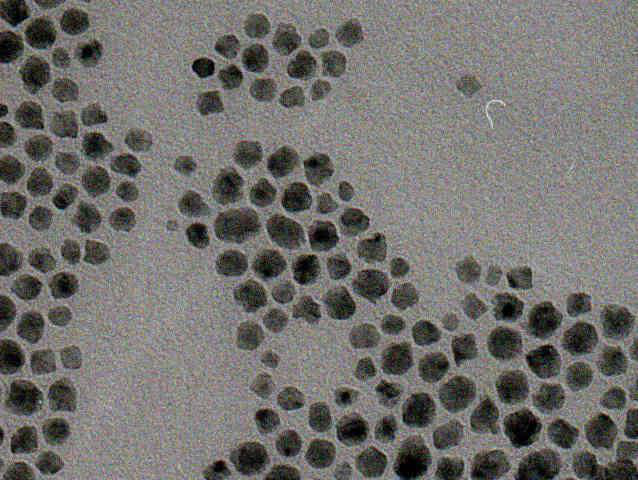
#> input picture ImageProcessing_ComputerVision/ImageProcessing/1.2.png, 638 x 480 px
$ python _20180323_12_Image_segmentation_denoising_filling.py
#> lines starting #> are read from the running program, lines starting #| are printed output that depends on the picture; after the words box and inside, x2 and y2 are one past the last pixel; in counts of white or black regions, pixels touching at a corner belong together
#encoding:utf-8

import cv2
import numpy as np
import matplotlib.pyplot as plt

#对所给图像进行分割(阈值法）
img = cv2.imread('1.2.png',0) #直接读为灰度图像
#> img: shape (480, 638); min 0, max 230, mean 112.7
ret,thresh1 = cv2.threshold(img,127,255,cv2.THRESH_BINARY)     #实现二值法
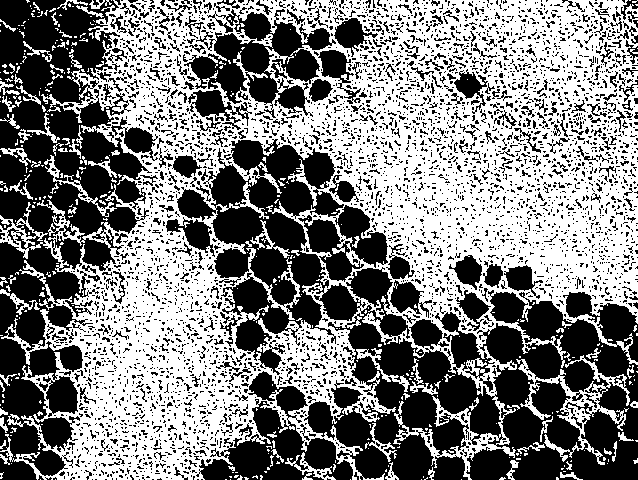
#> thresh1: shape (480, 638); 50.3% white; 4301 black regions (3977 under 20 px), largest, box (x1, y1, x2, y2) and area: (177, 139, 638, 480) 57770, (0, 0, 152, 480) 36907, (184, 9, 336, 118) 7351
cv2.imshow("image binaryzation", np.hstack([thresh1]))
cv2.waitKey(0)

##去噪
lbimg = cv2.medianBlur(thresh1, 3)                     #实现中值滤波
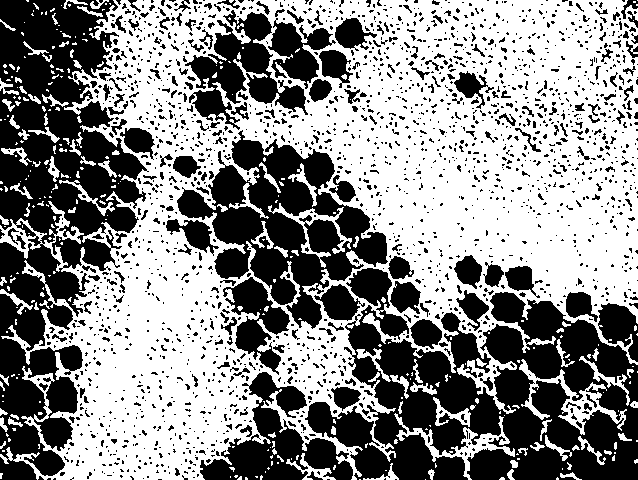
#> lbimg: shape (480, 638); 54.4% white; 2085 black regions (1848 under 20 px), largest, box (x1, y1, x2, y2) and area: (0, 0, 149, 480) 37145, (305, 268, 638, 480) 37145, (177, 130, 388, 329) 17239
cv2.imshow('Denoising', lbimg)
cv2.waitKey(0)
cv2.destroyAllWindows()

#填充孔洞
kernel = np.ones((5,5),np.uint8)
erosion = cv2.dilate(lbimg,kernel,1)
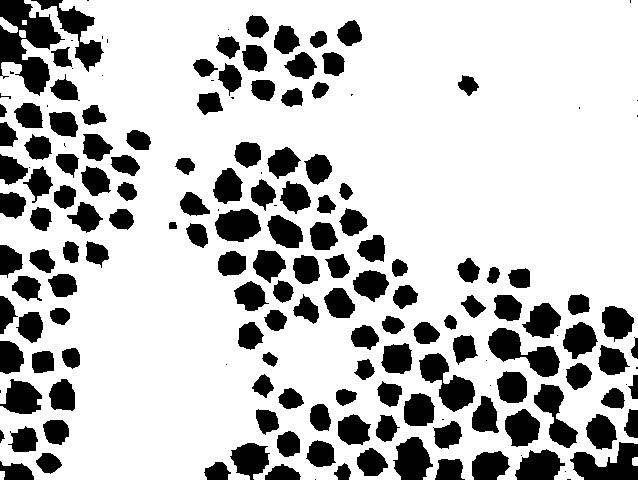
#> erosion: shape (480, 638); 75.9% white; 174 black regions (35 under 20 px), largest, box (x1, y1, x2, y2) and area: (0, 0, 65, 96) 3090, (488, 328, 560, 377) 1604, (570, 442, 638, 480) 1566
cv2.imshow('Fill Hole', erosion)
cv2.waitKey(0)

#k-means

$ run again, with ImageProcessing_ComputerVision/ImageProcessing/1.1.tif saved as ImageProcessing_ComputerVision/ImageProcessing/1.2.png
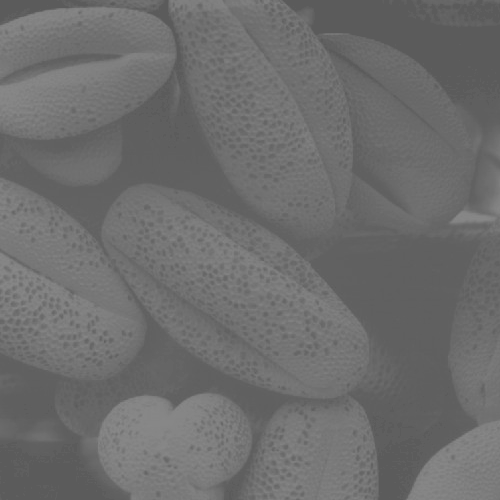
#> input picture ImageProcessing_ComputerVision/ImageProcessing/1.1.tif, 500 x 500 px
#> img is the input picture: shape (500, 500); min 91, max 138, mean 109.1
#> `ret,thresh1 = cv2.threshold(img,127,255,cv2.THRESH_BINARY)`:
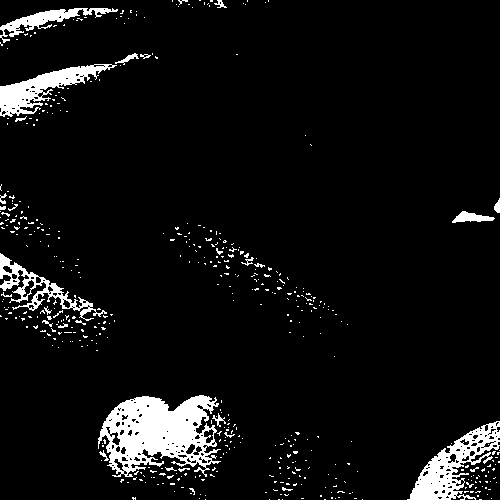
#> thresh1: shape (500, 500); 6.5% white; 489 white regions (459 under 20 px), largest, box (x1, y1, x2, y2) and area: (98, 395, 221, 477) 5994, (407, 421, 500, 500) 2736, (0, 64, 117, 117) 2134
#> lbimg: shape (500, 500); 6.1% white; 168 white regions (146 under 20 px), largest, box (x1, y1, x2, y2) and area: (98, 395, 219, 477) 6073, (408, 421, 500, 500) 2884, (0, 64, 111, 117) 2151
#> `erosion = cv2.dilate(lbimg,kernel,1)`:
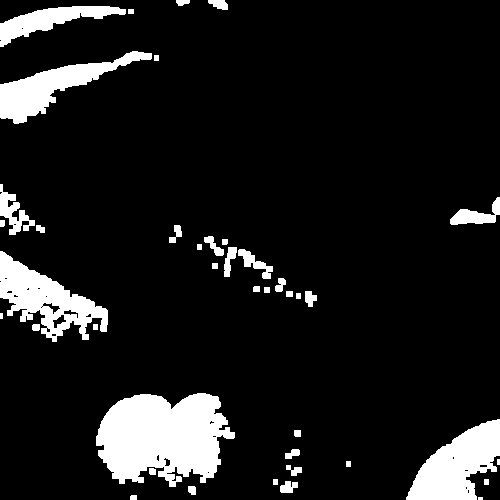
#> erosion: shape (500, 500); 10.9% white; 41 white regions (3 under 20 px), largest, box (x1, y1, x2, y2) and area: (96, 393, 235, 487) 9320, (406, 419, 500, 500) 4371, (0, 251, 108, 342) 4257

$ run again, with ImageProcessing_ComputerVision/ImageProcessing/2.1.tif saved as ImageProcessing_ComputerVision/ImageProcessing/1.2.png
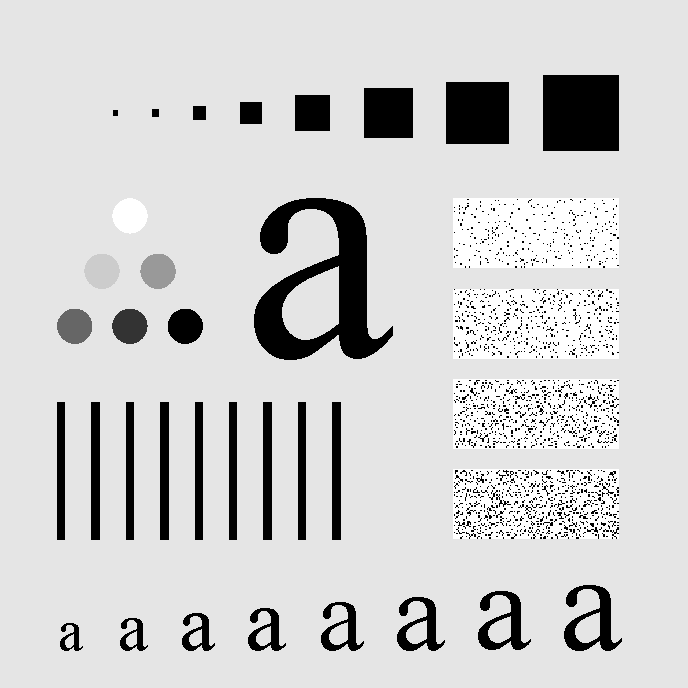
#> input picture ImageProcessing_ComputerVision/ImageProcessing/2.1.tif, 688 x 688 px
#> img is the input picture: shape (688, 688); min 0, max 255, mean 207.3
#> `ret,thresh1 = cv2.threshold(img,127,255,cv2.THRESH_BINARY)`:
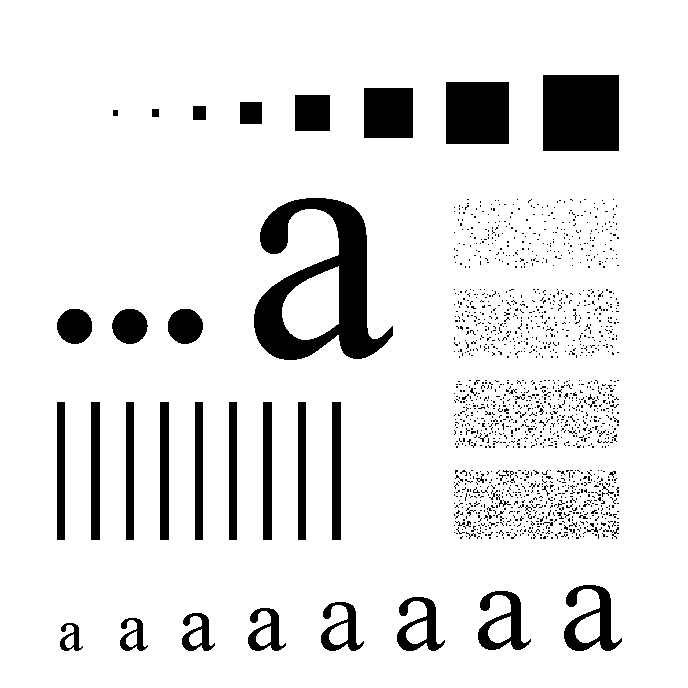
#> thresh1: shape (688, 688); 89.5% white; 1561 black regions (1520 under 20 px), largest, box (x1, y1, x2, y2) and area: (254, 198, 393, 360) 9687, (543, 75, 619, 151) 5776, (446, 82, 509, 144) 3906
#> lbimg: shape (688, 688); 90.5% white; 366 black regions (337 under 20 px), largest, box (x1, y1, x2, y2) and area: (254, 198, 393, 360) 9688, (543, 75, 619, 151) 5772, (446, 82, 509, 144) 3902
#> `erosion = cv2.dilate(lbimg,kernel,1)`:
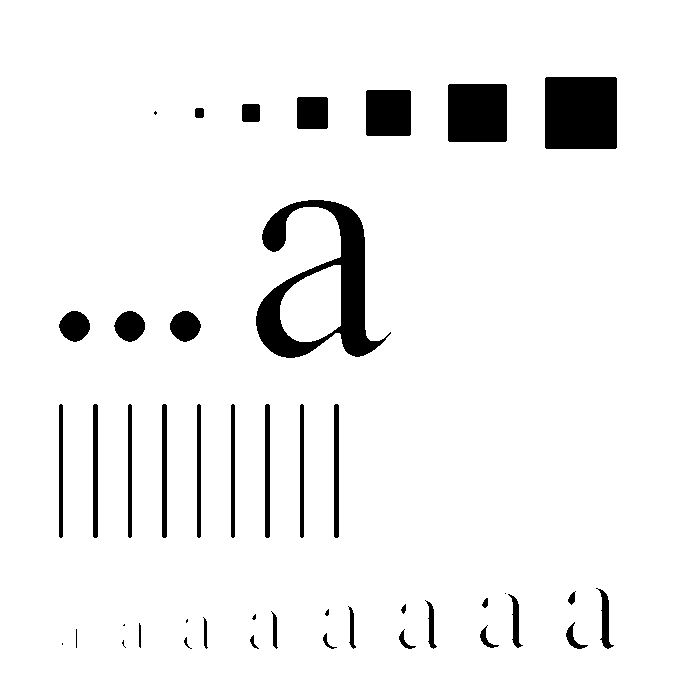
#> erosion: shape (688, 688); 93.9% white; 44 black regions (9 under 20 px), largest, box (x1, y1, x2, y2) and area: (256, 200, 391, 358) 7327, (545, 77, 617, 149) 5180, (448, 84, 507, 142) 3418
